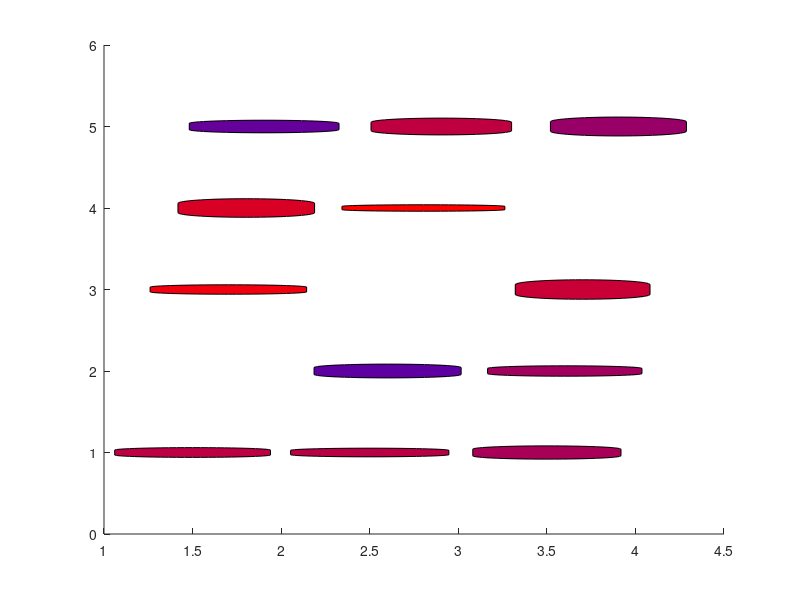

Source code (MATLAB):
clf;
R = importdata('R.txt');
N = sqrt(length(R));
Q = importdata('Q.txt');
R = R.^(1/4);
Qmax = max(max(abs(Q)));
%R(1:N,N^2-N+1:N^2)=zeros(N);
%R(N^2-N+1:N^2,1:N) = zeros(N);

width = 0.06;
for j= 1:N^2
    for i = 1: N^2
        xi = mod(i-1,N)+1;
        yi = ceil(i/N);
        xj = mod(j-1,N)+1;
        yj = ceil(j/N);
        if(R(j,i) ~= 0)
            width = R(j,i)*0.08;
            if(yi == yj && (xj -xi == 1 || (xi == N && xj == 1)))
                rectangle('Position',[xi+width,yi-width,1-2*width,2*width],'Curvature',[1,0.5],'FaceColor',[1-abs(Q(j,i))/(Qmax),0,abs(Q(j,i))/(Qmax)])
            end
            if(xi == xj && ((yj-yi)==1 || (yi == N && yj == 1)))
                rectangle('Position',[xi-width,yi+width,2*width,1-2*width],'Curvature',[0.5,1],'FaceColor',[1-abs(Q(j,i))/(Qmax),0,abs(Q(j,i))/(Qmax)]);
            end
        end
    end
    
end